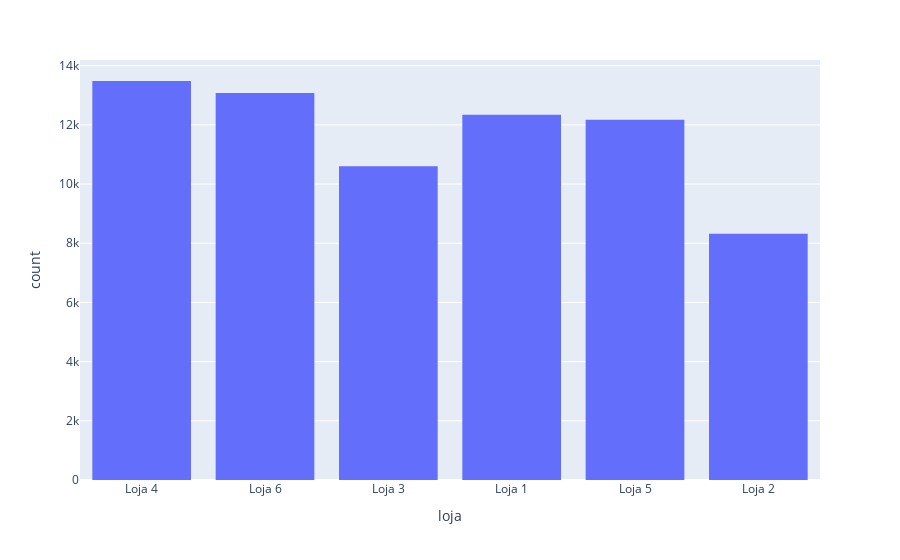

Source (notebook cell):
### Code cell
px.histogram(data_base, x='loja')

### Figure 1 — Plotly figure (JSON) as saved in the notebook; plotly's stock layout.template omitted (floating-point values rounded to 4 significant figures; data arrays with more than 128 entries replaced by an {"elided": "..."} marker saying what was removed)
{"data": [{"alignmentgroup": "True", "bingroup": "x", "hovertemplate": "loja=%{x}<br>count=%{y}<extra></extra>", "legendgroup": "", "marker": {"color": "#636efa", "pattern": {"shape": ""}}, "name": "", "offsetgroup": "", "orientation": "v", "showlegend": false, "type": "histogram", "x": {"elided": "70000 str values"}, "xaxis": "x", "yaxis": "y"}], "layout": {"barmode": "relative", "legend": {"tracegroupgap": 0}, "margin": {"t": 60}, "xaxis": {"anchor": "y", "domain": [0, 1], "title": {"text": "loja"}}, "yaxis": {"anchor": "x", "domain": [0, 1], "title": {"text": "count"}}}}
